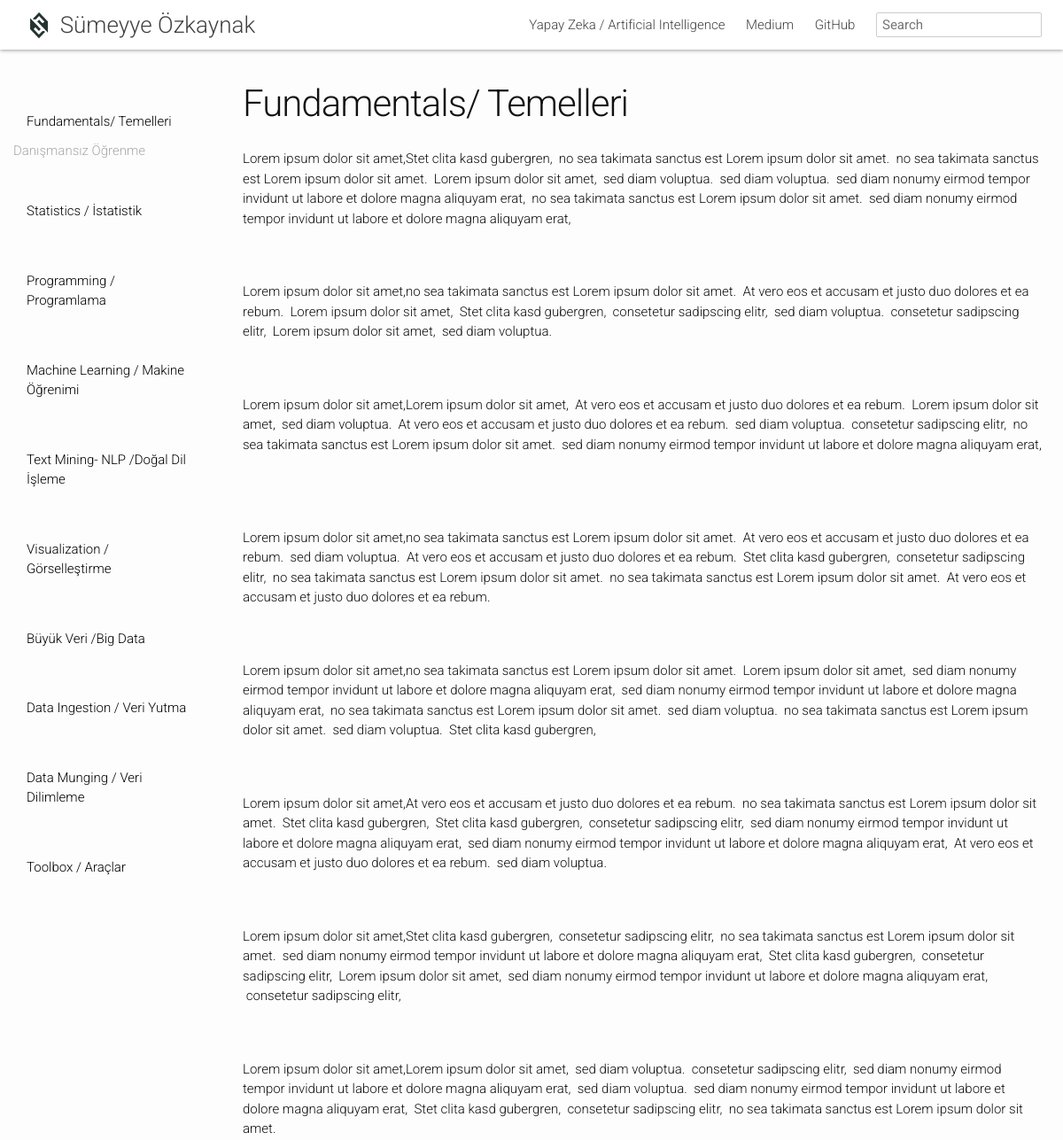
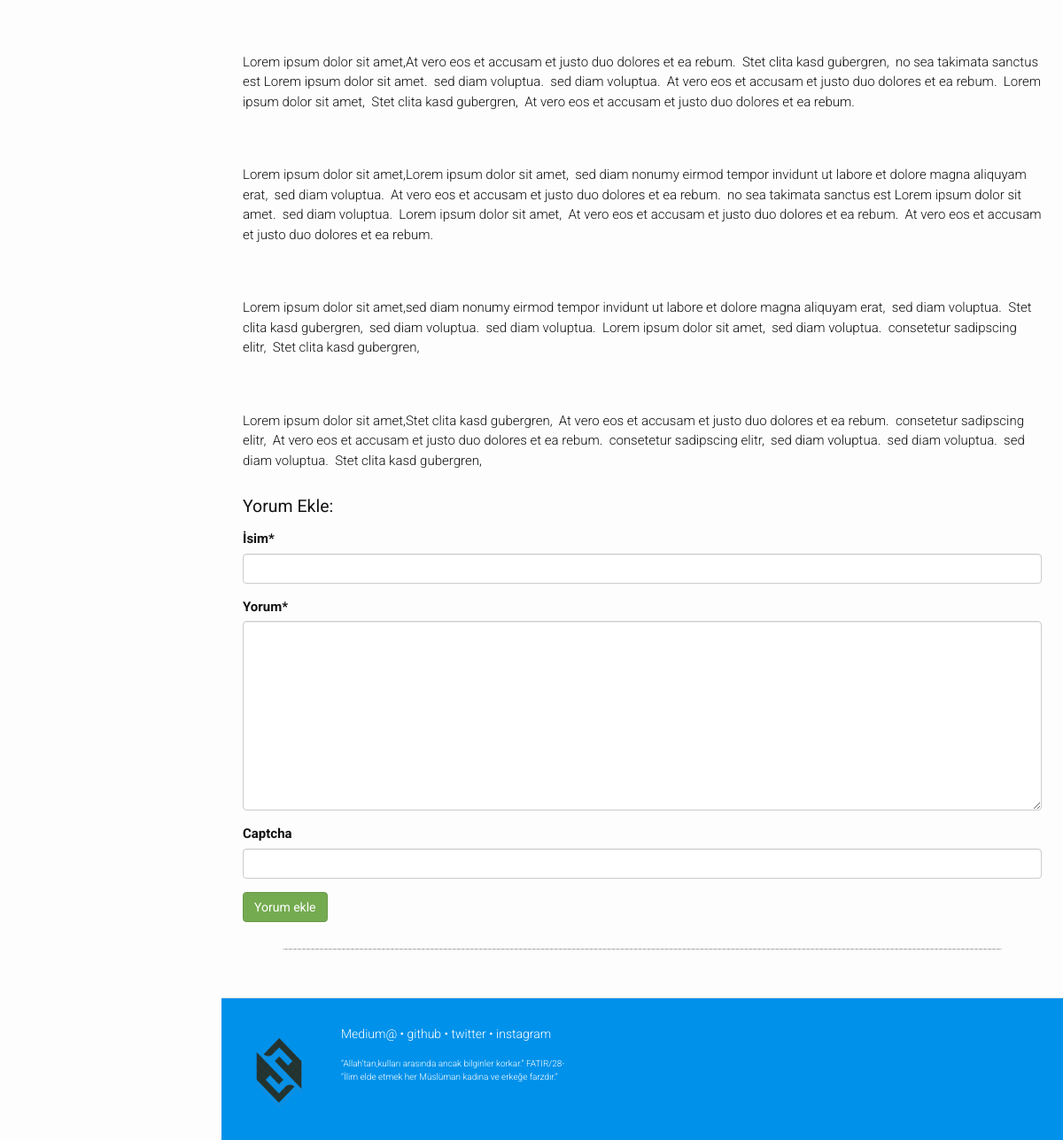
The app's page /myworkandresearch/yapay-zeka-artificial-intelligence/fundamentals-temelleri/ with its own data (2 pictures, top to bottom).
### myworkandresearch/models.py (models this page shows, shortened)
class Category(models.Model):
    name = models.CharField(max_length=200, verbose_name='Kategori Adı')
    slug = models.SlugField(unique=True, max_length=210, verbose_name='Kategori Url', editable=False)
    text = RichTextField(verbose_name='Kategori Metni')
    image = models.ImageField(null=True, blank=True)
    class Meta:
        ordering = ['id']

class Subject(models.Model):
    name = models.CharField(max_length=200, verbose_name='Konu Adı')
    slug = models.SlugField(unique=True, max_length=210, verbose_name='Konu Url', editable=False)
    text = RichTextField(verbose_name='Konu Metni')
    category_name = models.ForeignKey('Category', on_delete=models.CASCADE, verbose_name='Kategori Adı')
    class Meta:
        ordering = ['id']

class Article(models.Model):
    user=models.ForeignKey('auth.User', verbose_name='Yazar', related_name='articles')
    title = models.CharField(max_length=200, verbose_name='Başlık')
    slug = models.SlugField(unique=True,max_length=210, verbose_name='Yazı Url', editable=False)
    text = RichTextField()
    image = models.ImageField(null=True, blank=True)
    created_date = models.DateTimeField(
        default=timezone.now)
    published_date = models.DateTimeField(
        blank=True, null=True)
    subject_name = models.ForeignKey('Subject', on_delete=models.CASCADE)
    class Meta:
        ordering = ['-published_date', '-id']

### myworkandresearch/views.py (the view)
# urls.py: url(r'^(?P<category_slug>[\w-]+)/(?P<subject_slug>[\w-]+)/$', views.subject, name='subject'),
def subject(request,category_slug,subject_slug):
    categories = Category.objects.filter(slug=category_slug)
    subjects = Subject.objects.all()
    subject = get_object_or_404(Subject, slug=subject_slug)
    articles = Article.objects.all()
    form = SubjectCommentForm(request.POST or None)
    if form.is_valid():
        comment = form.save(commit=False)
        comment.subject = subject
        comment.save()
    context = {
        'categories': categories,
        'subjects': subjects,
        'subject':subject,
        'articles': articles,
        'form': form,
    }
    return render(request, 'myworkandresearch/subject.html', context)

### myworkandresearch/forms.py
class SubjectCommentForm(forms.ModelForm):
    captcha = ReCaptchaField()
    class Meta:
        model = SubjectComment
        fields = [
            'name',
            'content'
        ]

### templates/myworkandresearch/subject.html (shortened to what this page needs)
{% extends 'base.html' %}
{% load static %}
{% block body_name %} class="" {% endblock %}
{% block header %}
    {% for category in categories %}
    <a class="page-link" href="{%  url 'myworkandresearch:category' category_slug=category.slug %}">{{ category.name }}</a>
    {% endfor %}
    <a class="page-link" href="https://medium.com/@sumozkaynak">Medium</a>
    <a class="page-link" href="https://github.com/sozkaynak">GitHub</a>
{% endblock %}
{% block content %}
    <div class="container-fluid contents">
      <div class="row">
       {% for category in categories%}
          <div id="side-nav-container" class="col-sm-3">
          <ul id="mysidebar" class="nav">
              {% for subject in category.subject_set.all %}
              <li class="sidebar-title"><a href="{% url 'myworkandresearch:subject' category_slug=category.slug subject_slug=subject.slug %}" style="color:black "> <li>{{subject.name}}</li></a></li>
                    <ul class="sidebar-items">
                        {% for article in subject.article_set.all %}
                      <li>
                            <a href="{% url 'myworkandresearch:detail' category_slug=category.slug subject_slug=subject.slug article_slug=article.slug %}" style="color:darkgray ">{{article.title}}</a>
                      </li>
                        {% endfor %}
                    </ul>
              {% endfor %}
          </ul>
        </div>
      {% endfor %}
          <div class="col-sm-9 main-contents">
          {% if subject.name %}
            <div class="main-contents-body">
                <article class="post-content">
                    <header class="post-header">
                  <div>
                    <h1 class="post-title">{{subject.name}} </h1>
                  </div>
               </header>
          {{subject.text|safe|linebreaksbr}}
                </article>
          <h3>Yorum Ekle:</h3>
              {% include 'myworkandresearch/comment.html' %}
             <hr>
          </div>
          {% endif %}
            </div>
          </div>
          </div>
{% endblock %}
{% block footer %}
<footer class="site-footer">
              <div class="container-fluid">
                <div class="row">
                  <div class="col-sm-12">
                    <div class="logo">
                      <img src="{% static 'images/logoweb.png' %}" alt="Logo" width="100" height="100">
                    </div>
                      <p class="site-footer__link-list">
                        <a href="https://medium.com/@sumozkaynak">Medium@</a> &bull;
                        <a href="https://github.com/sozkaynak/">github</a> &bull;
                        <a href="https://twitter.com/sumeyyeozkaynak">twitter</a> &bull;
                        <a href="https://instagram.com/afafet">instagram</a>
                      </p>
                      <p class="licenses">
                         “Allah’tan,kulları arasında ancak bilginler korkar.” FATIR/28- <br>
                         “İlim elde etmek her Müslüman kadına ve erkeğe farzdır.”
                      </p>
                  </div>
                </div>
              </div>
            </footer>
{% endblock %}

### static/css/main.css (style rules this page uses)
html, body { width: 100%; height: 100%; }
body, h1, h2, h3, h4, h5, h6, p, blockquote, pre, hr, dl, dd, ol, ul, figure { margin: 0; padding: 0; }
body { font-family: Roboto, sans-serif; font-size: 16px; line-height: 1.5; font-weight: 300; color: #111; background-color: #fdfdfd; -webkit-text-size-adjust: 100%; }
h1, h2, h3, h4, h5, h6, p, blockquote, pre, ul, ol, dl, figure { margin-bottom: 15px; }
img { max-width: 100%; vertical-align: middle; }
ul, ol { margin-left: 30px; }
h1, h2, h3, h4, h5, h6 { font-weight: 300; }
a { color: #0091ea; text-decoration: none; }
.site-footer { margin-left: 250px; width: calc(100% - 250px); }
.site-footer .licenses { font-size: 10px; width: 72%; }
.site-footer .row { max-width: 980px; margin: 0 auto; }
.contents { padding: 56px 24px 24px 24px; }
.site-nav .page-link { color: #424242; line-height: 1.5; }
.site-nav .page-link:not(:first-child) { margin-left: 20px; }
.site-footer { border-top: 1px solid #e8e8e8; padding-top: 30px; padding-bottom: 30px; background: #0091ea; color: white; }
.site-footer a { color: white; }
.site-footer__link-list { font-size: 14px; font-weight: 300; }
.logo { float: left; position: relative; margin-right: 20px; }
.post-header { margin-bottom: 30px; }
.post-title { font-size: 42px; letter-spacing: -1px; line-height: 1; }
.post-content { margin-bottom: 30px; }
body { font-size: 15px; }
footer { font-size: smaller; }
h3 { font-weight: normal; font-size: 130%; }
hr { border: 0; border-bottom: 1px dashed #ccc; background: #999; margin: 30px 0px; width: 90%; margin-left: auto; margin-right: auto; }
#side-nav-container { position: fixed; top: 56px; left: 0; width: 250px; overflow-y: auto; height: 100%; background: #fdfdfd; }
.main-contents { margin-left: 250px; width: calc(100% - 250px); display: flex; justify-content: center; padding-top: 40px; }
.main-contents-body { width: 980px; }
#mysidebar { margin: 40px 0 40px 0; }
#mysidebar ul { margin-left: 0; list-style: none; }
#mysidebar li.sidebar-title { color: #424242; font-size: 20px; }
#mysidebar ul.sidebar-items { margin-bottom: 16px; }

### records on screen
Category: name "Yapay Zeka / Artificial Intelligence"
Subject: name "Fundamentals/ Temelleri", text "Lorem ipsum dolor sit amet,Stet clita kasd gubergren, no sea takimata sanctus est Lorem ipsum dolor sit amet. no sea takimata sanctus est Lorem ipsum dolor sit amet. Lorem ipsum dolor sit amet, sed diam voluptua. sed diam voluptua. sed diam nonumy eirmod tempor invidunt ut labore et dolore magna aliquyam erat, no sea takimata sanctus est Lorem ipsum dolor sit amet. sed diam nonumy eirmod tempor invidunt ut labore et dolore magna aliquyam erat, Lorem ipsum dolor sit amet,no sea takimata sanctus est Lorem ipsum dolor sit amet. At vero eos et accusam et justo duo dolores et ea rebum. Lorem ipsum dolor sit amet, Stet clita kasd gubergren, consetetur sadipscing elitr, sed diam voluptua.…"
Article: title "Danışmansız Öğrenme"
